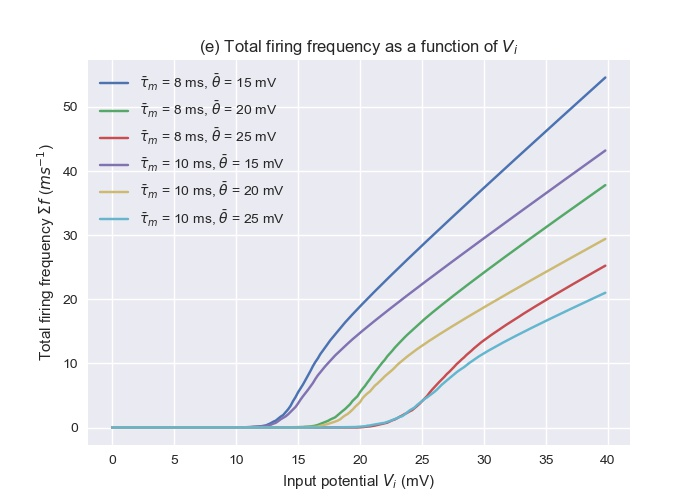

Write Python code to recreate this figure.
import numpy as np
import matplotlib.pyplot as plt
plt.style.use('seaborn')

from P2d import f 

np.random.seed(0) # for reproducibility


def sum_f(Tau, Theta, v):
	"""
	total spikes per unit time, defined
	on array of theta and tau
	"""

	F = [f(tau, theta, v) for tau, theta in zip(Tau, Theta)]

	return np.sum(F)


# the means
Theta = [15, 20, 25]		# mV
Tau = [8, 10]				# ms

Theta, Tau = np.meshgrid(Theta, Tau)
Theta = Theta.flatten()
Tau = Tau.flatten()

plt.figure(figsize = (7,5))
plt.title('(e) Total firing frequency as a function of $V_i$')
plt.xlabel('Input potential $V_i$ (mV)')
plt.ylabel('Total firing frequency $\Sigma f$ ($ms^{-1}$)')

epsilon = 10e-6

for i in range(6):

	tau, theta = Tau[i], Theta[i]

	Tau_array = []

	while len(Tau_array) < 200:
	
		random_tau = tau/10*np.random.randn() + tau
		if random_tau > 0:
			Tau_array.append(random_tau)

	Theta_array = theta/10*np.random.randn(200) + theta
	
	V = np.arange(0, 40, .2)	# mV
	Frequency = [sum_f(Tau_array, Theta_array, v) for v in V]

	# plot
	plt.plot(V, Frequency, label = f'$\\bar \\tau_m$ = {tau} ms, $\\bar \\theta$ = {theta} mV')
	plt.legend()
	
plt.savefig('P2e.jpg')